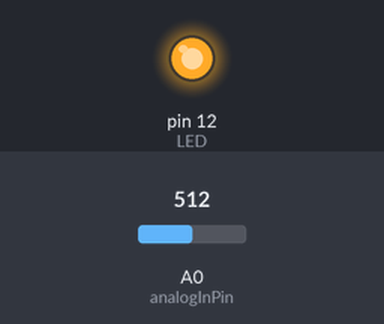
Simulated run of this sketch. Board: Arduino Uno, built with avr-gcc and run on an emulated ATmega328P. Parts: output pins drawn as LEDs (lit = HIGH). The inputs (shaded band) are chosen by the test bench; at power-on: A0 (analogInPin) = 512. What the sketch prints to the serial monitor is not drawn.

Above: at 2.5 s.
At 7.5 s:
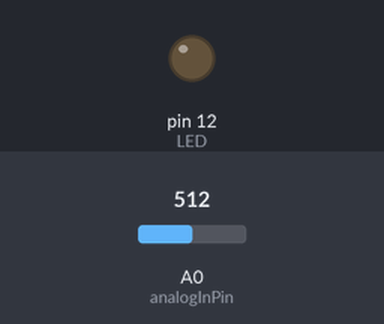
Timing chart, 0 to 13.0 s (numbered marks = the images above):
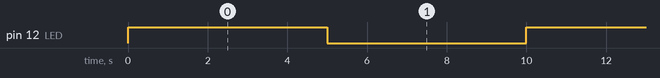

The sketch:

riego_automatico.ino
```cpp
const int analogInPin = A0;  // Analog input pin that the potentiometer is attached to
const int LED = 12;
int sensorValue = 0;        // value read from the pot
int outputValue = 0;

void setup() {
  Serial.begin(9600);
  // Configura el pin del botón como entrada con resistencia pull-up interna
pinMode(LED,OUTPUT);

}

void loop() {
  // Lee el estado del botón

  sensorValue = analogRead(analogInPin);
   outputValue = map(sensorValue, 0, 1023, 0, 255);

  // Si el botón está presionado (estado bajo)
  if (outputValue >= 100){
    Serial.println("se detecto el boton ");
    // Enciende el LED
    digitalWrite(LED, HIGH);
    delay(5000);
    digitalWrite(LED, LOW);
    delay(5000);
    digitalWrite(LED, HIGH);
    delay(5000);
    digitalWrite(LED, LOW);
    delay(5000);
  } else {
    Serial.println("NO SE DETECTO "   );
    // Apaga el LED
    digitalWrite(LED, LOW);
    delay(12000);
  }
  Serial.println("RIEGO NORMAL");
   digitalWrite(LED, HIGH);
    delay(5000);
    digitalWrite(LED, LOW);
    delay(5000);
    digitalWrite(LED, HIGH);
    delay(5000);
    digitalWrite(LED, LOW);
    delay(5000);

}
```

Measured:
- by itself, pin 12 (LED): alternates HIGH for 5.0 s and LOW for 5.0 s
